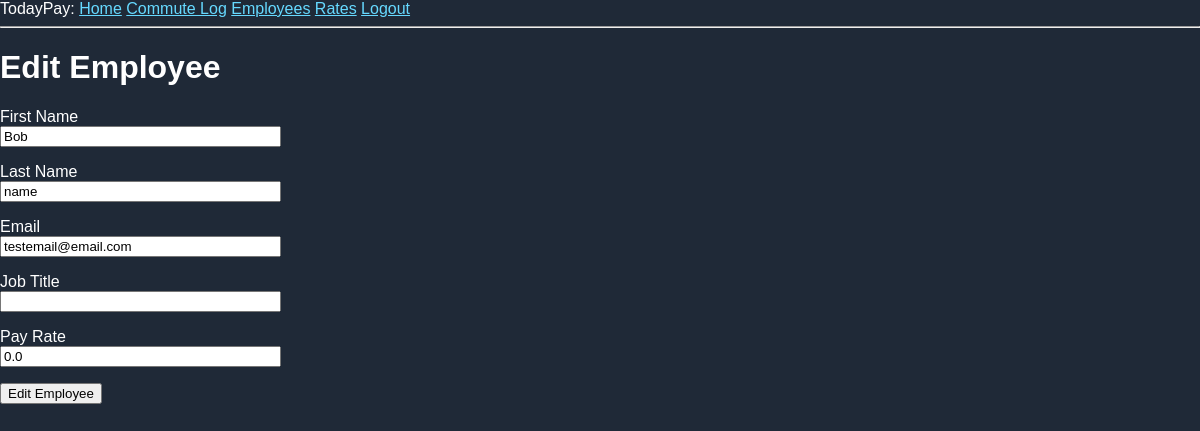
The page /employee/1/edit (signed in) on the database as committed earlier.
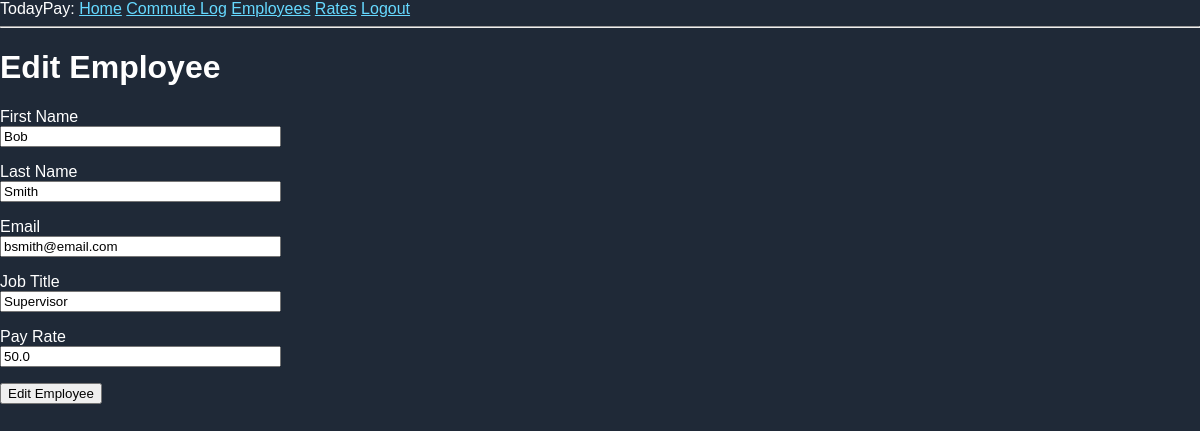
The same page on the database as committed later.
### app/models.py (models this page shows, shortened)
class Employee(db.Model):
    id: so.Mapped[int] = so.mapped_column(primary_key=True)
    first_name: so.Mapped[str] = so.mapped_column(sa.String(64))
    last_name: so.Mapped[str] = so.mapped_column(sa.String(64))
    email: so.Mapped[str] = so.mapped_column(sa.String(64), unique=True)
    job_title: so.Mapped[Optional[str]] = so.mapped_column(sa.String(64))
    pay_rate: so.Mapped[float] = so.mapped_column(sa.Float, server_default="0.0")
    is_active: so.Mapped[bool] = so.mapped_column(sa.Boolean, server_default=sa.true())
    user_id: so.Mapped[int] = so.mapped_column(sa.ForeignKey("user.id"), index=True)
    user: so.Mapped["User"] = so.relationship(back_populates="employee")
    commute_logs: so.Mapped[list["CommuteLog"]] = so.relationship(back_populates="employee")
    rates: so.Mapped["Rates"] = so.relationship(back_populates="employee")

### app/routes.py (the view, shortened to what this page needs)
@app.route('/employee/<int:id>/edit', methods=['GET', 'POST'])
@login_required
def editEmployee(id):
    if not current_user.is_manager:
        abort(403)
    employee = Employee.query.filter_by(id=id).first()
    form = editEmployeeForm(obj=employee)
    return render_template(
            'editEmployee.html', title='Edit Employee', form=form, employee=employee)

### app/forms.py
class editEmployeeForm(FlaskForm):
    first_name = StringField('First Name', validators=[DataRequired()])
    last_name = StringField('Last Name', validators=[DataRequired()])
    email = StringField('Email', validators=[DataRequired()])
    job_title = StringField('Job Title')
    pay_rate = FloatField('Pay Rate')
    submit = SubmitField('Edit Employee')

### app/models.py (called while the page is built)
@login.user_loader
def load_user(id):
    return db.session.get(User, int(id))

    @property
    def is_manager(self):
        return self.role in ("manager", "admin")

    @property
    def is_employee(self):
        return self.role in ("employee", "admin")

### app/templates/editEmployee.html (shortened to what this page needs)
{% extends "base.html" %}
{% block content %}
<h1>Edit Employee</h1>
<form method="post">
	<p>
	    {{ form.first_name.label }}<br>
	    {{ form.first_name(size=32) }}
	</p>
	<p>
	    {{ form.last_name.label }}<br>
	    {{ form.last_name(size=32) }}
	</p>
	<p>
	    {{ form.email.label }}<br>
	    {{ form.email(size=32) }}
	</p>
	<p>
	    {{ form.job_title.label }}<br>
	    {{ form.job_title(size=32) }}
	</p>
	<p>
	    {{ form.pay_rate.label }}<br>
	    {{ form.pay_rate(size=32) }}
	</p>
	<p>{{ form.submit() }}</p>
    </form>
{% endblock %}

### app/templates/base.html (shortened to what this page needs)
<!doctype html>
<html lang="en">
    <head>
	<link rel="stylesheet" href="{{ url_for('static', filename='style.css') }}">
    </head>
    <body>
	<div>
	    TodayPay:
	    <a href="{{ url_for('index') }}">Home</a>
	    {% if current_user.is_anonymous %}
		<a href="{{ url_for('login') }}">Login</a>
	    {% else %}
		{% if current_user.is_employee %}
		    <a href="{{ url_for('commuteLog') }}">Commute Log</a>
		{% endif %}
		{% if current_user.is_manager %}
		    <a href="{{ url_for('employees') }}">Employees</a>
		    <a href="{{ url_for('rates') }}">Rates</a>
		{% endif %}
	    <a href="{{ url_for('logout') }}">Logout</a>
	    {% endif %}
	</div>
	<hr>
	{% block content %}{% endblock %}
    </body>
</html>

### app/static/style.css (style rules this page uses)
body { margin: 0; height: 100vh; display: flex: justify-content: center; align-items: center; background: #1f2937; color: white; font-family: Arial, sans-serif; }
a { color: #66d9ff; }

Rows that differ between the two databases and show on the page:
changed Employee "Bob": last_name "name" → "Smith"; email "testemail@email.com" → "bsmith@email.com"; job_title (not shown) → "Supervisor"; pay_rate "0.0" → "50.0"
